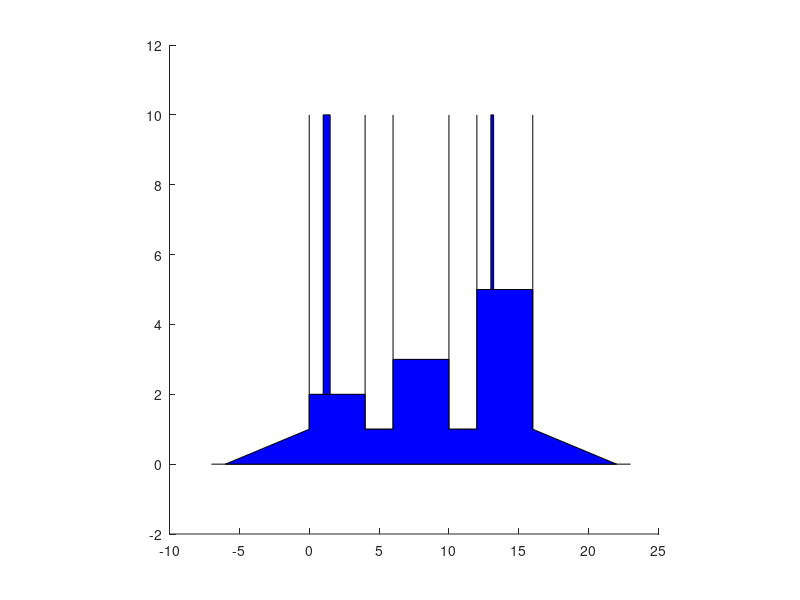

Recreate this plot in MATLAB.
function ex_pools
%-------------------------------------------------
    function draw(x,u)
        clf(); hold on; axis([-10,25,-2,12]); axis square;
        plot([0 0],[10 1],'black')
        plot([-7 23],[0 0],'black')
        plot([16 16],[1 10],'black')
        plot([4 4 6 6],[10 1 1 10],'black')
        plot([10 10 12 12],[10 1 1 10],'black')
        fill([0 0 -6 22 16 16 12 12 10 10 6 6 4 4],...
            [x(1) 1 0 0 1 x(3) x(3) 1 1 x(2) x(2) 1 1 x(1)],'blue')
        fill ([ 1 1 1+0.1*u(1) 1+0.1*u(1)],[10 x(1) x(1) 10],'blue')
        fill([ 13 13 13+0.1*u(2) 13+0.1*u(2)],[10 x(3) x(3) 10],'blue')
        drawnow();
    end
%------------   Main   --------------------------
x=[2;3;5];
u=[5,2];
draw(x,u);
end

